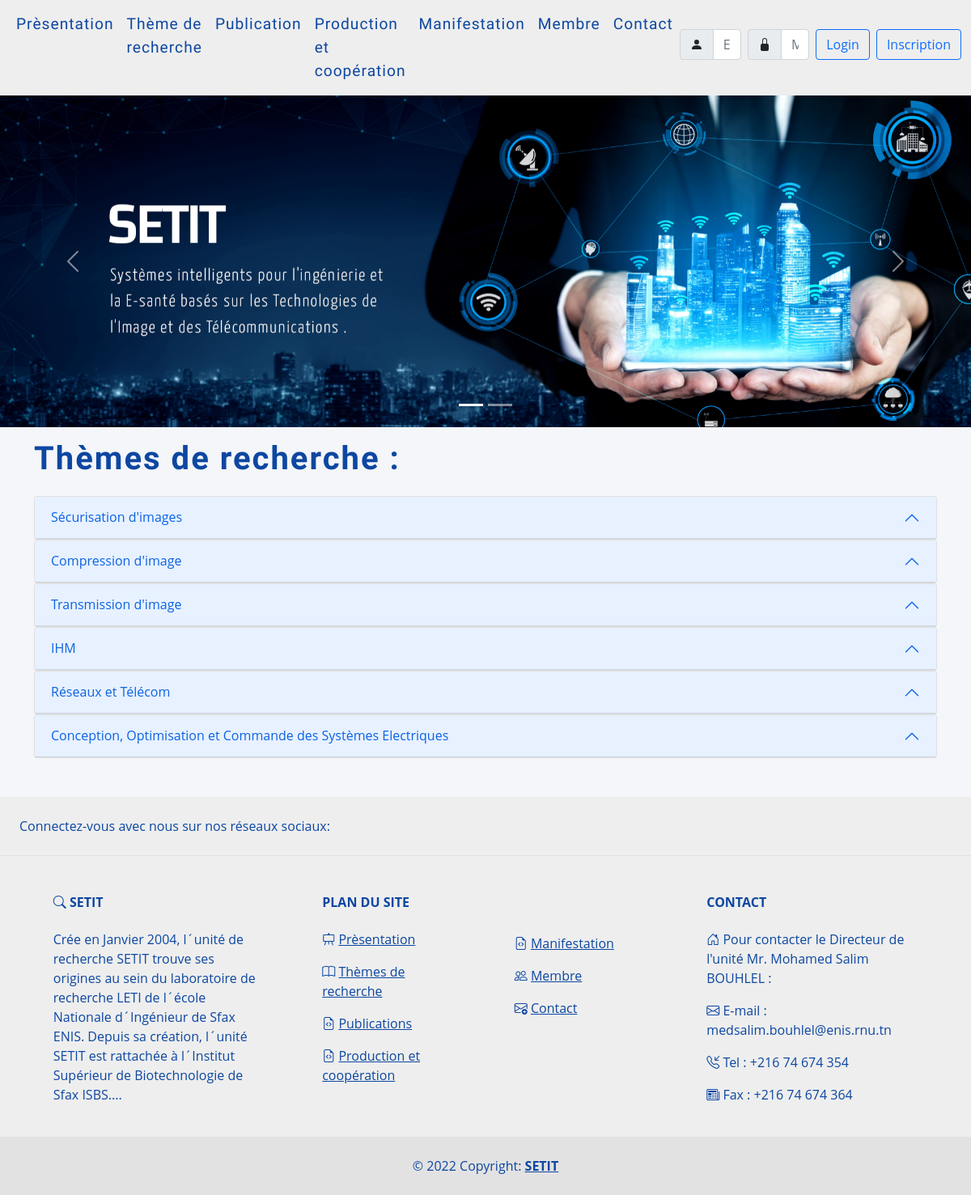
The page /theme.php on the database its author committed.
### tables this page shows
CREATE TABLE `lrsetitdomaine` (
  `id` int(11) NOT NULL,
  `titre` varchar(255) NOT NULL,
  `description` longtext NOT NULL,
  `existe` tinyint(1) NOT NULL DEFAULT 1
);

### theme.php (the view, shortened to what this page needs)
<html lang="en">
<head>
    <link href="https://cdn.jsdelivr.net/npm/bootstrap@5.1.3/dist/css/bootstrap.min.css" rel="stylesheet">
    <link rel="stylesheet" href="https://cdn.jsdelivr.net/npm/bootstrap-icons@1.8.1/font/bootstrap-icons.css">
    <link rel="stylesheet" href="style.css" >
    <link rel="stylesheet" href="sweetalert2.min.css">
    <link href='https://cdn.jsdelivr.net/npm/bootstrap@5.1.3/dist/css/bootstrap.min.css' rel='stylesheet'>
<link href='https://cdn.jsdelivr.net/npm/bootstrap-icons@1.8.1/font/bootstrap-icons.css' rel='stylesheet'>
    <link
    rel="stylesheet"
    href="https://cdnjs.cloudflare.com/ajax/libs/animate.css/4.1.1/animate.min.css"
  />
  <link rel="stylesheet" href="css/animate.css">
    <link href='fullcalendar/main.css' rel='stylesheet' />
    <link href='https://cdn.jsdelivr.net/npm/bootstrap@5.1.3/dist/css/bootstrap.min.css' rel='stylesheet'>
    <link href='https://cdn.jsdelivr.net/npm/bootstrap-icons@1.8.1/font/bootstrap-icons.css' rel='stylesheet'>
</head>
<body>
<?php
        if(isset($_SESSION['mail'])) {
            include('nav_login.php');
          ?>
        <?php
        }else{
          include('nav.php');
        }
      ?>
<?php
require_once ("password-connection.php");
$query="SELECT * FROM `lrsetitdomaine`" ;
$result=mysqli_query($con,$query);
?>
<div id="demo" class="carousel slide carousel-fade " data-bs-ride="carousel">
  <div class="carousel-indicators">
    <button type="button" data-bs-target="#demo" data-bs-slide-to="0" class="active"></button>
    <button type="button" data-bs-target="#demo" data-bs-slide-to="1"></button>
  </div>
<div class="carousel-inner">
  <div class="carousel-item active">
    <img src="image/1.png" alt="image" class="d-block" style="width:100%">
  </div>
</div>
<button class="carousel-control-prev" type="button" data-bs-target="#demo" data-bs-slide="prev">
  <span class="carousel-control-prev-icon"></span>
</button>
<button class="carousel-control-next" type="button" data-bs-target="#demo" data-bs-slide="next">
  <span class="carousel-control-next-icon"></span>
</button>
</div>
<div class="container">
  <div class="row">
          <div class="col-md-12">
            <h2 class="wow fadeInRight fs-1 mt-3" id="title">Thèmes de recherche : </h2><br>
            <?php
                    $i=1;
                  while($row=mysqli_fetch_array($result)){
            ?>
                  <div class="accordion wow fadeInRight " id="accordionExample">
                    <div class="accordion-item">
                      <h1 class="accordion-header " id="heading<?php echo $i;?>">
                        <button class="accordion-button" type="button" data-bs-toggle="collapse" data-bs-target="#collapse<?php echo $i;?>" aria-expanded="true" aria-controls="collapse<?php echo $i;?>">
                          <?php echo($row['1']);?>
                        </button>
                      </h1>
                    </div>
                    </div>
                    <?php
                    $i++;
                  }
            ?>
          </div>
  </div>
</div>
<?php
include 'footer.php';
?>
</body>
</html>

### style.css (style rules this page uses)
#title { font-family: 'Yanone Kaffeesatz', sans-serif; color: #0d47a1; letter-spacing: 2px; }
h2 { margin-top: 0; margin-bottom: 0; font-weight: 700; letter-spacing: 0; font-family: "Yanone Kaffeesatz", "Segoe UI", "Helvetica Neue", Arial, sans-serif; color: #29293a; }
h2, .heading-2 { font-size: 30px; line-height: 1.125; }
body { background-color: #f4f6f9; font-family: "Open Sans", "Segoe UI", "Helvetica Neue", Arial, sans-serif }

### fullcalendar/main.css (style rules this page uses)
:root { --fc-daygrid-event-dot-width: 8px; }
:root { --fc-list-event-dot-width: 10px; --fc-list-event-hover-bg-color: #f5f5f5; }

### rows shown on the page
lrsetitdomaine: titre "Sécurisation d'images"
lrsetitdomaine: titre "Compression d'image"
lrsetitdomaine: titre "Transmission d'image"
lrsetitdomaine: titre "IHM"
lrsetitdomaine: titre "Réseaux et Télécom"
lrsetitdomaine: titre "Conception, Optimisation et Commande des Systèmes Electriques"
